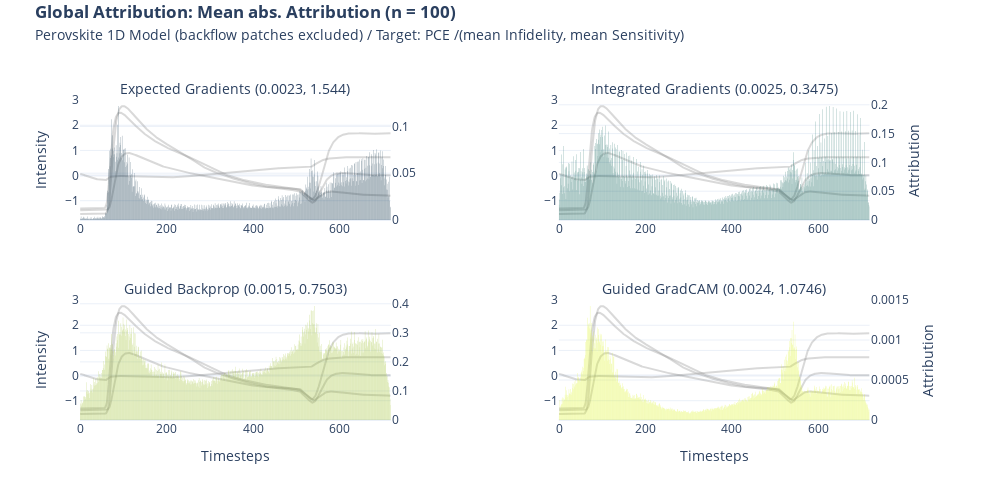

The cell this chart's notebook holds for it:
### Markdown cell above
## Visualization of global abs. attribution

### Code cell
import plotly.graph_objects as go


def format_title(title, subtitle=None, subtitle_font_size=14):
    title = f"<b>{title}</b>"
    if not subtitle:
        return title
    subtitle = f'<span style="font-size: {subtitle_font_size}px;">{subtitle}</span>'
    return f"{title}<br>{subtitle}"


from plotly.subplots import make_subplots

x = x_batch.mean(0)

fig = make_subplots(
    rows=2,
    cols=2,
    specs=[
        [{"secondary_y": True}, {"secondary_y": True}],
        [{"secondary_y": True}, {"secondary_y": True}],
    ],
    subplot_titles=(
        format_title(
            "",
            "Expected Gradients ("
            + str(np.round(infid_eg.numpy(), 4))
            + ", "
            + str(np.round(sens_eg.numpy(), 4))
            + ")",
        ),
        format_title(
            "",
            "Integrated Gradients ("
            + str(np.round(infid_ig.numpy(), 4))
            + ", "
            + str(np.round(sens_ig.numpy(), 4))
            + ")",
        ),
        format_title(
            "",
            "Guided Backprop ("
            + str(np.round(infid_gbp.numpy(), 4))
            + ", "
            + str(np.round(sens_gbp.numpy(), 4))
            + ")",
        ),
        format_title(
            "",
            "Guided GradCAM ("
            + str(np.round(infid_ggc.numpy(), 4))
            + ", "
            + str(np.round(sens_ggc.numpy(), 4))
            + ")",
        ),
    ),
)


fig.add_trace(
    go.Scatter(y=x[0], name="ND", marker_color="grey", opacity=0.3, showlegend=False),
    row=1,
    col=1,
)
fig.add_trace(
    go.Scatter(
        y=x[1], name="LP725", marker_color="grey", opacity=0.3, showlegend=False
    ),
    row=1,
    col=1,
)
fig.add_trace(
    go.Scatter(
        y=x[2], name="LP780", marker_color="grey", opacity=0.3, showlegend=False
    ),
    row=1,
    col=1,
)
fig.add_trace(
    go.Scatter(
        y=x[3], name="SP775", marker_color="grey", opacity=0.3, showlegend=False
    ),
    row=1,
    col=1,
)
fig.add_trace(
    go.Bar(
        y=attr_eg.squeeze().sum(axis=0),
        marker_color="#042940",
        opacity=0.5,
        showlegend=False,
        marker_line_width=0,
    ),
    secondary_y=True,
    row=1,
    col=1,
)

fig.add_trace(
    go.Scatter(y=x[0], name="ND", marker_color="grey", opacity=0.3, showlegend=False),
    row=1,
    col=2,
)
fig.add_trace(
    go.Scatter(
        y=x[1], name="LP725", marker_color="grey", opacity=0.3, showlegend=False
    ),
    row=1,
    col=2,
)
fig.add_trace(
    go.Scatter(
        y=x[2], name="LP780", marker_color="grey", opacity=0.3, showlegend=False
    ),
    row=1,
    col=2,
)
fig.add_trace(
    go.Scatter(
        y=x[3], name="SP775", marker_color="grey", opacity=0.3, showlegend=False
    ),
    row=1,
    col=2,
)
fig.add_trace(
    go.Bar(
        y=attr_ig.squeeze().sum(axis=0),
        marker_color="#005C53",
        opacity=0.5,
        showlegend=False,
        marker_line_width=0,
    ),
    secondary_y=True,
    row=1,
    col=2,
)

fig.add_trace(
    go.Scatter(y=x[0], name="ND", marker_color="grey", opacity=0.3, showlegend=False),
    row=2,
    col=1,
)
fig.add_trace(
    go.Scatter(
        y=x[1], name="LP725", marker_color="grey", opacity=0.3, showlegend=False
    ),
    row=2,
    col=1,
)
fig.add_trace(
    go.Scatter(
        y=x[2], name="LP780", marker_color="grey", opacity=0.3, showlegend=False
    ),
    row=2,
    col=1,
)
fig.add_trace(
    go.Scatter(
        y=x[3], name="SP775", marker_color="grey", opacity=0.3, showlegend=False
    ),
    row=2,
    col=1,
)
fig.add_trace(
    go.Bar(
        y=attr_gbp.squeeze().sum(axis=0),
        marker_color="#9FC131",
        opacity=0.5,
        showlegend=False,
        marker_line_width=0,
    ),
    secondary_y=True,
    row=2,
    col=1,
)

fig.add_trace(
    go.Scatter(y=x[0], name="ND", marker_color="grey", opacity=0.3, showlegend=False),
    row=2,
    col=2,
)
fig.add_trace(
    go.Scatter(
        y=x[1], name="LP725", marker_color="grey", opacity=0.3, showlegend=False
    ),
    row=2,
    col=2,
)
fig.add_trace(
    go.Scatter(
        y=x[2], name="LP780", marker_color="grey", opacity=0.3, showlegend=False
    ),
    row=2,
    col=2,
)
fig.add_trace(
    go.Scatter(
        y=x[3], name="SP775", marker_color="grey", opacity=0.3, showlegend=False
    ),
    row=2,
    col=2,
)
fig.add_trace(
    go.Bar(
        y=attr_ggc.squeeze().sum(axis=0),
        marker_color="#DBF227",
        opacity=0.5,
        showlegend=False,
        marker_line_width=0,
    ),
    secondary_y=True,
    row=2,
    col=2,
)

fig.update_yaxes(title=None)
fig.update_yaxes(title_text=None, secondary_y=True)
fig.update_xaxes(title=None)

fig.update_yaxes(title="Intensity", row=1, col=1)
fig.update_yaxes(title_text=None, secondary_y=True, row=1, col=1)
fig.update_yaxes(title_text="Attribution", secondary_y=True, row=1, col=2)
fig.update_yaxes(title="Intensity", row=2, col=1)
fig.update_yaxes(title_text=None, secondary_y=True, row=2, col=1)
fig.update_yaxes(title_text="Attribution", secondary_y=True, row=2, col=2)
fig.update_xaxes(title="Timesteps", row=2, col=1)
fig.update_xaxes(title="Timesteps", row=2, col=2)

if target == "pce":
    subtitle = "Perovskite 1D Model (backflow patches excluded) / Target: PCE /(mean Infidelity, mean Sensitivity)"
else:
    subtitle = "Perovskite 1D Model (backflow patches excluded) / Target: Mean Thickness / (mean Infidelity, mean Sensitivity)"

fig.update_layout(
    title=format_title(
        "Global Attribution: Mean abs. Attribution (n = " + str(batch_size) + ")",
        subtitle=subtitle,
    ),
    legend_title=None,
    title_y=0.965,
    title_x=0.035,
    template="plotly_white",
    height=500,
    width=1000,
)

fig.write_image("xai/images/" + target + "/1D/1D_nb_cmp_global.png", scale=2)

fig.show()

### Figure 1 — Plotly figure (JSON) as saved in the notebook; plotly's stock layout.template omitted (floating-point values rounded to 4 significant figures; data arrays with more than 128 entries replaced by an {"elided": "..."} marker saying what was removed)
{"data": [{"marker": {"color": "grey"}, "name": "ND", "opacity": 0.3, "showlegend": false, "type": "scatter", "xaxis": "x", "y": {"elided": "719 float values"}, "yaxis": "y"}, {"marker": {"color": "grey"}, "name": "LP725", "opacity": 0.3, "showlegend": false, "type": "scatter", "xaxis": "x", "y": {"elided": "719 float values"}, "yaxis": "y"}, {"marker": {"color": "grey"}, "name": "LP780", "opacity": 0.3, "showlegend": false, "type": "scatter", "xaxis": "x", "y": {"elided": "719 float values"}, "yaxis": "y"}, {"marker": {"color": "grey"}, "name": "SP775", "opacity": 0.3, "showlegend": false, "type": "scatter", "xaxis": "x", "y": {"elided": "719 float values"}, "yaxis": "y"}, {"marker": {"color": "#042940", "line": {"width": 0}}, "opacity": 0.5, "showlegend": false, "type": "bar", "xaxis": "x", "y": {"elided": "719 float values"}, "yaxis": "y2"}, {"marker": {"color": "grey"}, "name": "ND", "opacity": 0.3, "showlegend": false, "type": "scatter", "xaxis": "x2", "y": {"elided": "719 float values"}, "yaxis": "y3"}, {"marker": {"color": "grey"}, "name": "LP725", "opacity": 0.3, "showlegend": false, "type": "scatter", "xaxis": "x2", "y": {"elided": "719 float values"}, "yaxis": "y3"}, {"marker": {"color": "grey"}, "name": "LP780", "opacity": 0.3, "showlegend": false, "type": "scatter", "xaxis": "x2", "y": {"elided": "719 float values"}, "yaxis": "y3"}, {"marker": {"color": "grey"}, "name": "SP775", "opacity": 0.3, "showlegend": false, "type": "scatter", "xaxis": "x2", "y": {"elided": "719 float values"}, "yaxis": "y3"}, {"marker": {"color": "#005C53", "line": {"width": 0}}, "opacity": 0.5, "showlegend": false, "type": "bar", "xaxis": "x2", "y": {"elided": "719 float values"}, "yaxis": "y4"}, {"marker": {"color": "grey"}, "name": "ND", "opacity": 0.3, "showlegend": false, "type": "scatter", "xaxis": "x3", "y": {"elided": "719 float values"}, "yaxis": "y5"}, {"marker": {"color": "grey"}, "name": "LP725", "opacity": 0.3, "showlegend": false, "type": "scatter", "xaxis": "x3", "y": {"elided": "719 float values"}, "yaxis": "y5"}, {"marker": {"color": "grey"}, "name": "LP780", "opacity": 0.3, "showlegend": false, "type": "scatter", "xaxis": "x3", "y": {"elided": "719 float values"}, "yaxis": "y5"}, {"marker": {"color": "grey"}, "name": "SP775", "opacity": 0.3, "showlegend": false, "type": "scatter", "xaxis": "x3", "y": {"elided": "719 float values"}, "yaxis": "y5"}, {"marker": {"color": "#9FC131", "line": {"width": 0}}, "opacity": 0.5, "showlegend": false, "type": "bar", "xaxis": "x3", "y": {"elided": "719 float values"}, "yaxis": "y6"}, {"marker": {"color": "grey"}, "name": "ND", "opacity": 0.3, "showlegend": false, "type": "scatter", "xaxis": "x4", "y": {"elided": "719 float values"}, "yaxis": "y7"}, {"marker": {"color": "grey"}, "name": "LP725", "opacity": 0.3, "showlegend": false, "type": "scatter", "xaxis": "x4", "y": {"elided": "719 float values"}, "yaxis": "y7"}, {"marker": {"color": "grey"}, "name": "LP780", "opacity": 0.3, "showlegend": false, "type": "scatter", "xaxis": "x4", "y": {"elided": "719 float values"}, "yaxis": "y7"}, {"marker": {"color": "grey"}, "name": "SP775", "opacity": 0.3, "showlegend": false, "type": "scatter", "xaxis": "x4", "y": {"elided": "719 float values"}, "yaxis": "y7"}, {"marker": {"color": "#DBF227", "line": {"width": 0}}, "opacity": 0.5, "showlegend": false, "type": "bar", "xaxis": "x4", "y": {"elided": "719 float values"}, "yaxis": "y8"}], "layout": {"annotations": [{"font": {"size": 16}, "showarrow": false, "text": "<b></b><br><span style=\"font-size: 14px;\">Expected Gradients (0.0023, 1.544)</span>", "x": 0.185, "xanchor": "center", "xref": "paper", "y": 1, "yanchor": "bottom", "yref": "paper"}, {"font": {"size": 16}, "showarrow": false, "text": "<b></b><br><span style=\"font-size: 14px;\">Integrated Gradients (0.0025, 0.3475)</span>", "x": 0.755, "xanchor": "center", "xref": "paper", "y": 1, "yanchor": "bottom", "yref": "paper"}, {"font": {"size": 16}, "showarrow": false, "text": "<b></b><br><span style=\"font-size: 14px;\">Guided Backprop (0.0015, 0.7503)</span>", "x": 0.185, "xanchor": "center", "xref": "paper", "y": 0.375, "yanchor": "bottom", "yref": "paper"}, {"font": {"size": 16}, "showarrow": false, "text": "<b></b><br><span style=\"font-size: 14px;\">Guided GradCAM (0.0024, 1.0746)</span>", "x": 0.755, "xanchor": "center", "xref": "paper", "y": 0.375, "yanchor": "bottom", "yref": "paper"}], "height": 500, "legend": {"title": {}}, "title": {"text": "<b>Global Attribution: Mean abs. Attribution (n = 100)</b><br><span style=\"font-size: 14px;\">Perovskite 1D Model (backflow patches excluded) / Target: PCE /(mean Infidelity, mean Sensitivity)</span>", "x": 0.035, "y": 0.965}, "width": 1000, "xaxis": {"anchor": "y", "domain": [0, 0.37], "title": {}}, "xaxis2": {"anchor": "y3", "domain": [0.57, 0.94], "title": {}}, "xaxis3": {"anchor": "y5", "domain": [0, 0.37], "title": {"text": "Timesteps"}}, "xaxis4": {"anchor": "y7", "domain": [0.57, 0.94], "title": {"text": "Timesteps"}}, "yaxis": {"anchor": "x", "domain": [0.625, 1], "title": {"text": "Intensity"}}, "yaxis2": {"anchor": "x", "overlaying": "y", "side": "right", "title": {}}, "yaxis3": {"anchor": "x2", "domain": [0.625, 1], "title": {}}, "yaxis4": {"anchor": "x2", "overlaying": "y3", "side": "right", "title": {"text": "Attribution"}}, "yaxis5": {"anchor": "x3", "domain": [0, 0.375], "title": {"text": "Intensity"}}, "yaxis6": {"anchor": "x3", "overlaying": "y5", "side": "right", "title": {}}, "yaxis7": {"anchor": "x4", "domain": [0, 0.375], "title": {}}, "yaxis8": {"anchor": "x4", "overlaying": "y7", "side": "right", "title": {"text": "Attribution"}}}}
